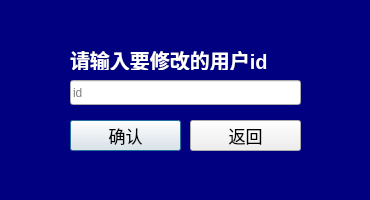
<?xml version="1.0" encoding="UTF-8"?>
<ui version="4.0">
 <class>modifyPrivilegeDialog</class>
 <widget class="QDialog" name="modifyPrivilegeDialog">
  <property name="geometry">
   <rect>
    <x>0</x>
    <y>0</y>
    <width>370</width>
    <height>200</height>
   </rect>
  </property>
  <property name="minimumSize">
   <size>
    <width>370</width>
    <height>200</height>
   </size>
  </property>
  <property name="maximumSize">
   <size>
    <width>370</width>
    <height>220</height>
   </size>
  </property>
  <property name="windowTitle">
   <string>inputUserId</string>
  </property>
  <property name="styleSheet">
   <string notr="true">
QLabel {
	font: 9pt &quot;幼圆&quot;;
	font-size:20px;
	font-weight:bold;
	color:black;
}

QPushButton {
	font: 9pt &quot;黑体&quot;;
	font-size:17px;
	color:black;
}
QDialog {
	background-color:navy;
}
QLabel {
	color:white;
}</string>
  </property>
  <widget class="QLabel" name="label">
   <property name="geometry">
    <rect>
     <x>70</x>
     <y>50</y>
     <width>231</width>
     <height>20</height>
    </rect>
   </property>
   <property name="text">
    <string>请输入要修改的用户id</string>
   </property>
  </widget>
  <widget class="QLineEdit" name="lineEdit">
   <property name="geometry">
    <rect>
     <x>70</x>
     <y>80</y>
     <width>231</width>
     <height>25</height>
    </rect>
   </property>
   <property name="placeholderText">
    <string>id</string>
   </property>
  </widget>
  <widget class="QPushButton" name="confirmButton">
   <property name="geometry">
    <rect>
     <x>70</x>
     <y>120</y>
     <width>111</width>
     <height>31</height>
    </rect>
   </property>
   <property name="text">
    <string>确认</string>
   </property>
  </widget>
  <widget class="QPushButton" name="backButton">
   <property name="geometry">
    <rect>
     <x>190</x>
     <y>120</y>
     <width>111</width>
     <height>31</height>
    </rect>
   </property>
   <property name="text">
    <string>返回</string>
   </property>
  </widget>
 </widget>
 <resources/>
 <connections>
  <connection>
   <sender>backButton</sender>
   <signal>clicked()</signal>
   <receiver>modifyPrivilegeDialog</receiver>
   <slot>close()</slot>
   <hints>
    <hint type="sourcelabel">
     <x>290</x>
     <y>246</y>
    </hint>
    <hint type="destinationlabel">
     <x>492</x>
     <y>244</y>
    </hint>
   </hints>
  </connection>
 </connections>
</ui>
